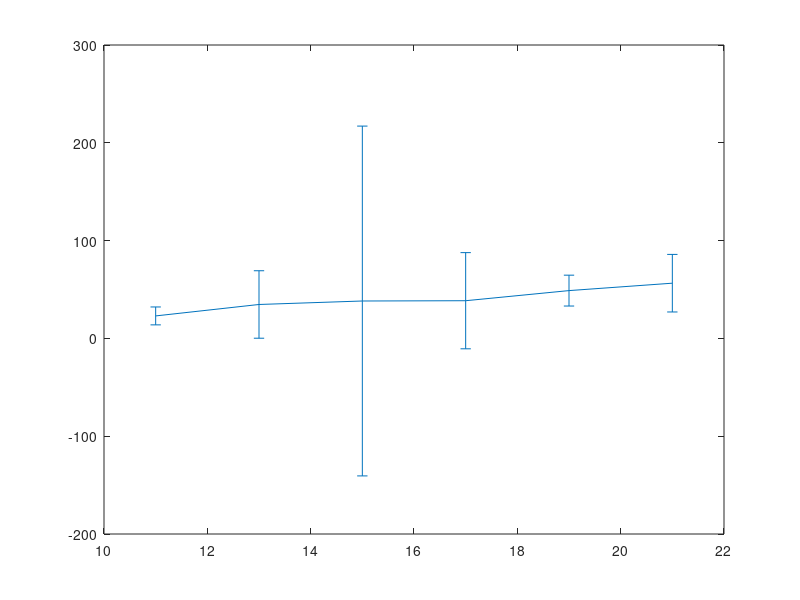

This chart was generated by the following MATLAB code:
%Distance 1 

V1=[11 13 15 17 19 21];
F1=[22.9945 34.6851 38.2447 38.5363 48.8804 56.4524];
Var1=[9.1520 34.4936 178.84 49.17 15.7764 29.43];
%f=fit(V1',F1','poly1');

%Distance 2
V2=[11 13 15 17 19 21];
F2=[17.2270 35.6860 47.4886 46.3466 48.0147 56.1002];
Var2=[3.1745 29.5706 245.9577 729.4383 15.2353 24.3238];

%Distance 3
V3=[7 9 11 13 15 17 19];
F3=[10.4589 28.2917 37.0128 54.6802  68.2510 94.6627 90.2340];
Var3= [15.8088 5.0035 7.4171 23.1632 23.4109 879.2597 938.9789];

%plot
plot(V1,F1,'x-',V2,F2,'o-',V3,F3,'*-')
legend('0.92 mm','1mm','0.5mm')
xlabel('Voltage (V)')
ylabel('Frequence des arcs (Hz)')
errorbar(V1,F1,Var1)